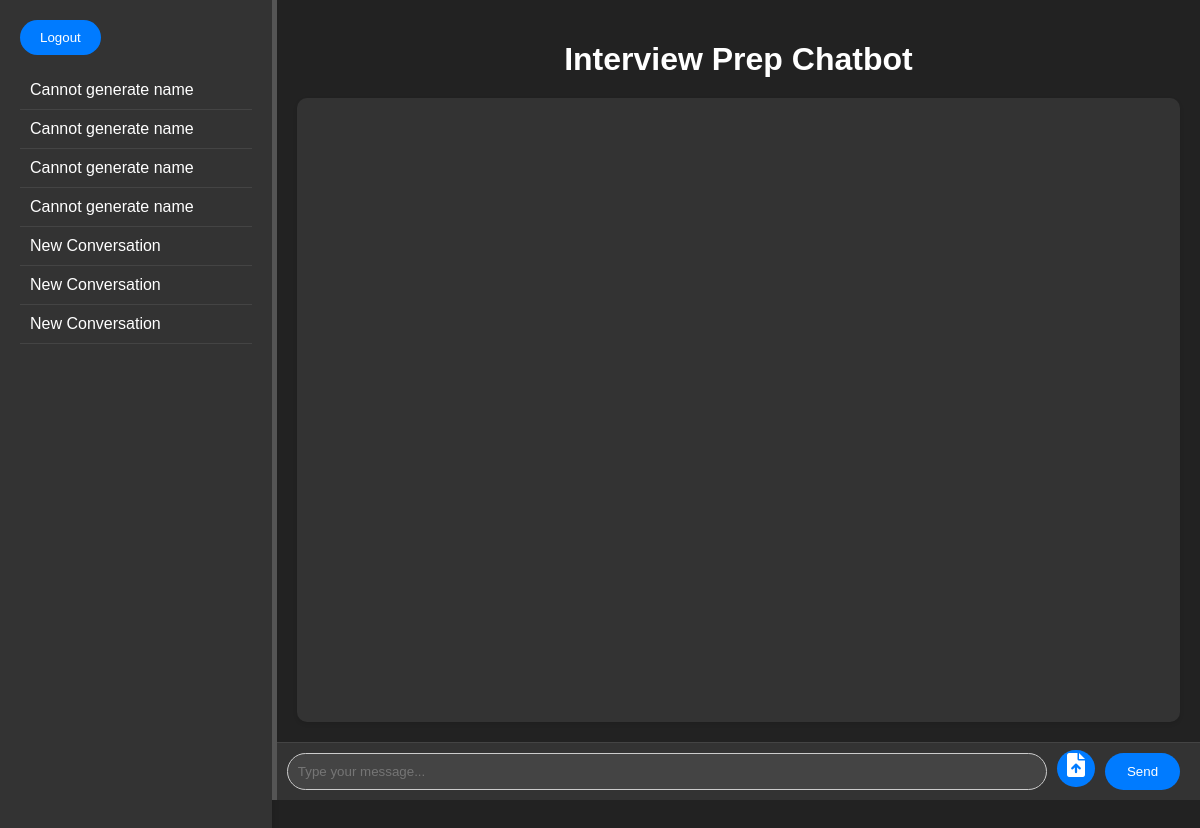
The app's page / (signed in), older data.
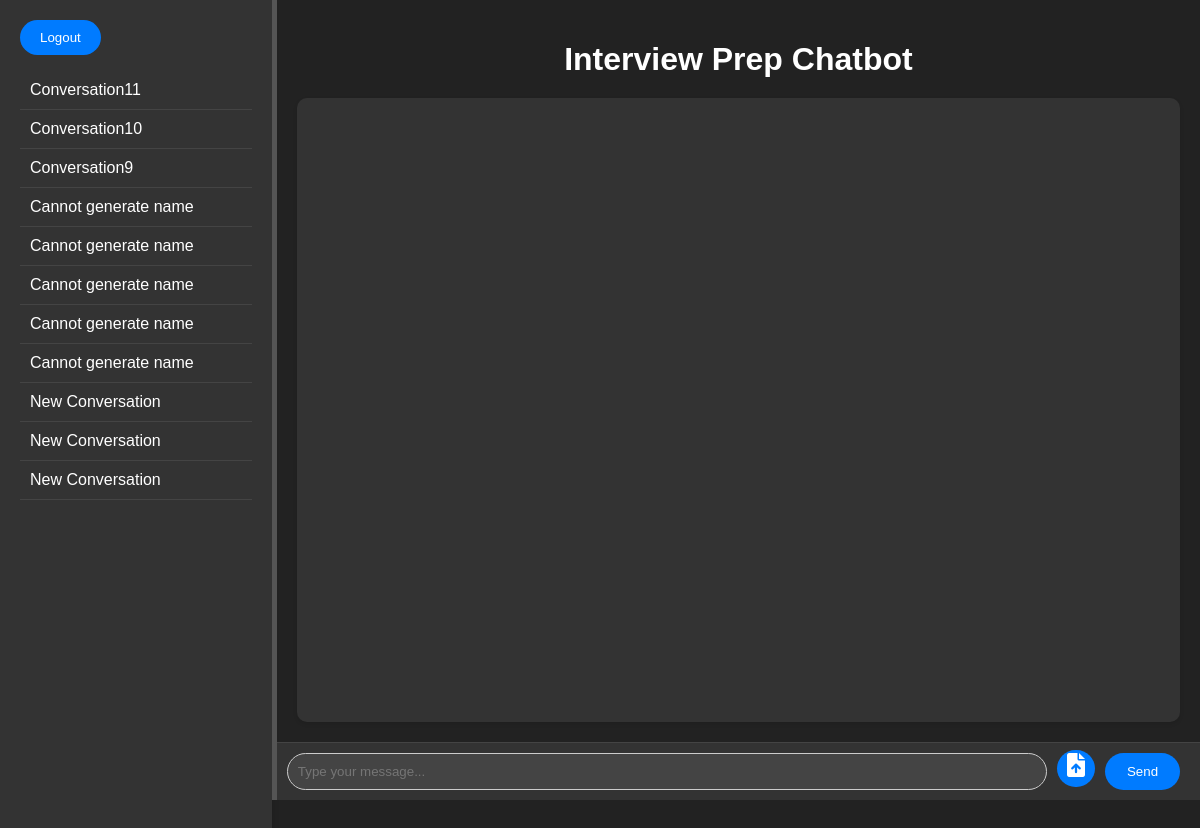
The same page, newer data.
### chat/models.py (models this page shows, shortened)
class Conversation(models.Model):
    user = models.ForeignKey(User, on_delete=models.CASCADE)
    title = models.CharField(max_length=255)
    created_at = models.DateTimeField(auto_now_add=True)

### chat/views.py (the view, shortened to what this page needs)
# urls.py: path('', views.chat_api, name='index'),
@login_required
@csrf_exempt
def chat_api(request):
    if request.method == 'GET':
        conversation_id = request.GET.get('conversation_id')
        if conversation_id:
            conversation = get_object_or_404(Conversation, id=conversation_id, user=request.user)
            messages = conversation.messages.all().order_by('timestamp')
        else:
            conversations = Conversation.objects.filter(user=request.user).order_by('-created_at')
            return render(request, 'chat.html', {'conversations': conversations})
        return render(request, 'chat.html', {'messages': messages, 'conversation_id': conversation_id})
    return JsonResponse({'error': 'Invalid request'}, status=400)

### chat/templates/chat.html (shortened to what this page needs)
<!DOCTYPE html>
<html>
<head>
    <link rel="stylesheet" href="https://cdnjs.cloudflare.com/ajax/libs/font-awesome/6.0.0-beta3/css/all.min.css">
</head>
<body>
    <div id="sidebar">
        <form action="{% url 'logout' %}" method="post">
            <input type="submit" value="Logout">
        </form>
        <ul id="conversations">
            {% for conversation in conversations %}
                <li onclick="loadConversation({{ conversation.id }})">{{ conversation.title }}</li>
            {% endfor %}
        </ul>
    </div>
    <div id="sidebar-resizer"></div>
    <div id="main">
        <div class="chat-container-wrapper">
            <h1>Interview Prep Chatbot</h1>
            <div id="chat-container">
            </div>
        </div>
        <div id="input-container">
            <input type="text" id="user-input" placeholder="Type your message...">
            <div class="file-input-wrapper">
                <label for="file-input" id="file-button">
                    <i class="fas fa-file-upload"></i>
                </label>
            </div>
            <button id="send-button">Send</button>
        </div>
    </div>
</body>
</html>

Row changes from the older to the newer data that the page shows:
added Conversation: title "Conversation11"
added Conversation: title "Conversation10"
added Conversation: title "Conversation9"
added Conversation: title "Cannot generate name"
